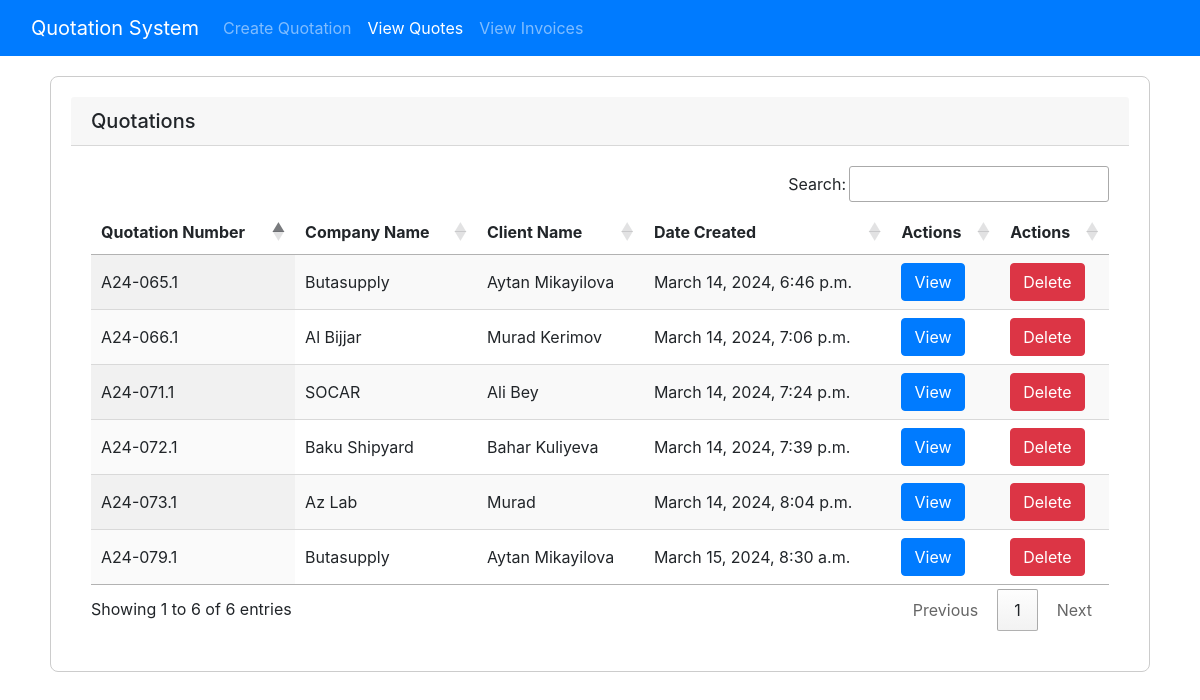
/view-all-quotes/, run on an earlier commit of the app's database.
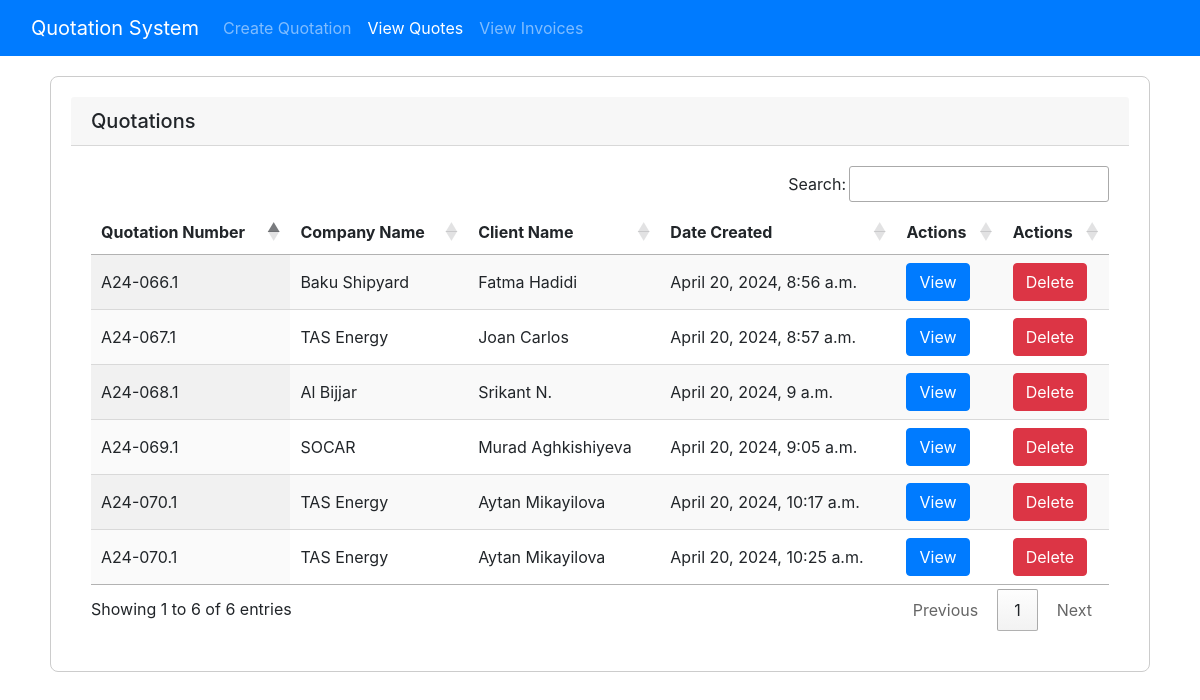
And on a later commit of the database.
### service/models.py (models this page shows, shortened)
class Quote(models.Model):
    id = models.UUIDField(primary_key=True, default=uuid.uuid4, editable=False)
    company_name = models.CharField(max_length=100)
    client_name = models.CharField(max_length=100)
    client_email = models.EmailField()
    quotation_number = models.CharField(max_length=50)
    vat = models.CharField(max_length=50)
    inco_terms = models.CharField(max_length=100)
    shipment_weight = models.CharField(max_length=50)
    shipment_dimensions = models.CharField(max_length=50)
    pre_tax_total = models.FloatField(default=0.0)
    total_price = models.FloatField(default=0.0)
    profit = models.FloatField(default=0.0)
    date_created = models.DateTimeField(auto_now_add=True)
    date_updated = models.DateTimeField(auto_now=True)

### service/views.py (the view)
# urls.py: path('view-all-quotes/',view_all_quotes,name='view_all'),
def view_all_quotes(request):
    get_quotations = Quote.objects.all()
    context = {"quotes":get_quotations}
    return render(request, "view_all_quotes.html", context)

### templates/view_all_quotes.html (shortened to what this page needs)
{% include 'nav.html' %}
<!DOCTYPE html>
<html lang="en">
<head>
  <link rel="stylesheet" href="https://maxcdn.bootstrapcdn.com/bootstrap/4.5.2/css/bootstrap.min.css">
  <link rel="stylesheet" type="text/css" href="https://cdn.datatables.net/1.11.5/css/jquery.dataTables.min.css">
</head>
<body>
  <div class="container">
    <div class="card">
      <h5 class="card-header">Quotations</h5>
      <div class="card-body">
        <table id="quoteTable" class="display">
          <thead>
            <tr>
              <th>Quotation Number</th>
              <th>Company Name</th>
              <th>Client Name</th>
              <th>Date Created</th>
              <th>Actions</th>
              <th>Actions</th>
            </tr>
          </thead>
          <tbody>
            {% for quote in quotes %}
            <tr>
              <td>{{ quote.quotation_number }}</td>
              <td>{{ quote.company_name }}</td>
              <td>{{ quote.client_name }}</td>
              <td>{{quote.date_created}}</td>
              <td>
                <a href="{% url 'view_single' quote.id %}" class="btn btn-primary">View</a>
              </td>
              <td>
                <a href="{% url 'delete_quote' quote.id %}" class="btn btn-danger">Delete</a>
              </td>
            </tr>
            {% endfor %}
          </tbody>
        </table>
      </div>
    </div>
  </div>
</body>
</html>

### templates/nav.html (shortened to what this page needs)
<!DOCTYPE html>
<html lang="en">
<head>
  <link href="https://cdn.jsdelivr.net/npm/bootstrap@5.3.0-alpha1/dist/css/bootstrap.min.css" rel="stylesheet">
</head>
<body>
  <nav class="navbar navbar-expand-lg navbar-dark bg-primary">
    <div class="container-fluid">
      <a class="navbar-brand" href="/">Quotation System</a>
      <div class="collapse navbar-collapse" id="navbarNav">
        <ul class="navbar-nav">
          <li class="nav-item {% if request.path == '/create/' %}active{% endif %}">
            <a class="nav-link" href="/create">Create Quotation</a>
          </li>
          <li class="nav-item {% if request.path == '/view-all-quotes/' %}active{% endif %}">
            <a class="nav-link" href="/view-all-quotes/">View Quotes</a>
          </li>
          <li class="nav-item {% if request.path == '/view-all-invoices/' %}active{% endif %}">
            <a class="nav-link" href="/view-all-invoices/">View Invoices</a>
          </li>
        </ul>
      </div>
    </div>
  </nav>
</body>
</html>

### templates/view_all_quotes.html (style rules this page uses)
.container { padding: 20px; }
.card { border: 1px solid #ccc; border-radius: 8px; padding: 20px; }

What changed in the data, as far as the page shows it:
removed Quote: quotation_number "A24-065.1", company_name "Butasupply", client_name "Aytan Mikayilova", date_created "March 14, 2024, 6:46 p.m."
removed Quote: quotation_number "A24-066.1", company_name "Al Bijjar", client_name "Murad Kerimov", date_created "March 14, 2024, 7:06 p.m."
removed Quote: quotation_number "A24-071.1", company_name "SOCAR", client_name "Ali Bey", date_created "March 14, 2024, 7:24 p.m."
removed Quote: quotation_number "A24-072.1", company_name "Baku Shipyard", client_name "Bahar Kuliyeva", date_created "March 14, 2024, 7:39 p.m."
removed Quote: quotation_number "A24-073.1", company_name "Az Lab", client_name "Murad", date_created "March 14, 2024, 8:04 p.m."
removed Quote: quotation_number "A24-079.1", company_name "Butasupply", client_name "Aytan Mikayilova", date_created "March 15, 2024, 8:30 a.m."
added Quote: quotation_number "A24-066.1", company_name "Baku Shipyard", client_name "Fatma Hadidi", date_created "April 20, 2024, 8:56 a.m."
added Quote: quotation_number "A24-067.1", company_name "TAS Energy", client_name "Joan Carlos", date_created "April 20, 2024, 8:57 a.m."
added Quote: quotation_number "A24-068.1", company_name "Al Bijjar", client_name "Srikant N.", date_created "April 20, 2024, 9 a.m."
added Quote: quotation_number "A24-069.1", company_name "SOCAR", client_name "Murad Aghkishiyeva", date_created "April 20, 2024, 9:05 a.m."
added Quote: quotation_number "A24-070.1", company_name "TAS Energy", client_name "Aytan Mikayilova", date_created "April 20, 2024, 10:17 a.m."
added Quote: quotation_number "A24-070.1", company_name "TAS Energy", client_name "Aytan Mikayilova", date_created "April 20, 2024, 10:25 a.m."
